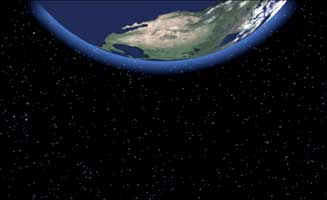
%> input picture test5.jpg, 327 x 200 px
$ octave prova.m   (GNU Octave 9; MATLAB toolbox functions it lacks are replaced by stand-ins)
%> lines starting %> are read from the running program, lines starting %| are printed output that depends on the picture; in (x1, y1, x2, y2) boxes, pixels count from 0 and x2, y2 are one past the last pixel; in counts of white or black regions, pixels touching at a corner belong together; the program's own positions count from 1
### Edge Detection/binarize.m
function [BW ] = binarize( im )
%UNTITLED Summary of this function goes here
%   Detailed explanation goes here
level = graythresh(im);
BW = im2bw(im,1.7*level);
imshow(BW)

end

### Edge Detection/sethreshold.m
function [thold,col,row] = sethreshold(image)

[col,row] = size(image);
 tot = sum(sum(image));
 av = tot/(col*row);
 thold = 0.7*av;
end

### Edge Detection/edgedetectionLR.m
function[ edge,thres] = edgedetectionLR(image)
edgeNum=1;
[thres,numrow,numcol] = sethreshold(image);
%thres1=graythresh(image);
for r= 1:(numrow)
    for c = 1:(numcol-4)
        if (image(r,c) > thres) & (image(r,c+1) > thres) & (image(r,c+2) > thres) & (image(r,c+3) > thres)
            edgex(edgeNum,1) = r;
            edgex(edgeNum,2) = c;
            edgeNum = edgeNum +1;
            break
        end
    end
end
edge = edgex;
end

### Edge Detection/createimage.m
function [image] = edgedetect(IM)
tic
[cols1,rows1]=edgedetectionLR(IM);
[cols2,rows2]=edgedetectionRL(IM);
[cols3,rows3]=edgedetectionUD(IM);
[cols4,rows4]=edgedetectionDU(IM);
image=zeros(size(IM));
image1=zeros(size(IM));
image2=zeros(size(IM));
image3=zeros(size(IM));
image4=zeros(size(IM));
for i = 1:length(cols1)
    image1(cols1(i,1),cols1(i,2),1)=1;
    image(cols1(i,1),cols1(i,2),1)=1;
end
for i = 1:length(cols2)
    image2(cols2(i,1),cols2(i,2),1)=1;
    image(cols2(i,1),cols2(i,2),1)=1;
end
for i = 1:length(cols3)
    image3(cols3(i,1),cols3(i,2),1)=1;
    image(cols3(i,1),cols3(i,2),1)=1;
end
for i = 1:length(cols4)
    image4(cols4(i,1),cols4(i,2),1)=1;
    image(cols4(i,1),cols4(i,2),1)=1;
end
[fi,co] = size(image);
for i = 1:fi
    for j = 1:5
        image(i,j)=0;
        image(i,co-j)=0;
    end
end
for i = 1:co
    for j = 1:5
        image(j,i,1)=0;
        image(fi-j,i,1)=0;
    end
end
toc
%figure,imshow(image1)
%figure,imshow(image2)
%figure,imshow(image3)
%figure,imshow(image4)
%figure,imshow(image)
end

### Edge Detection/prova.m
close all
i=imread('test5.jpg'); %posar la imatge desitjada
%> i is the input picture: size 200x327x3 uint8; mean R, G, B 17.9, 20.7, 26.5
I = rgb2gray(i);
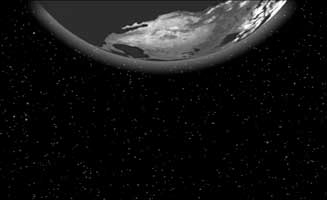
%> I: size 200x327 uint8; min 0, max 254, mean 20.5
%figure, imshow(I)
im = binarize(I);
%> in binarize, `level = graythresh(im);`: level = 0.247
%> in binarize, `BW = im2bw(im,1.7*level);`:
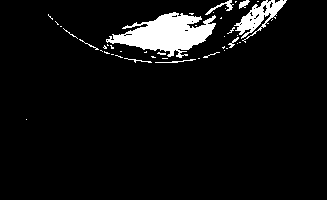
%> BW: size 200x327 logical; 6% white; 43 white regions (34 under 20 px), largest, box (x1, y1, x2, y2) and area: (106, 12, 216, 58) 2602, (234, 0, 287, 43) 793, (205, 0, 234, 15) 104
%figure, imshow(im)
ii=medfilt2(im);
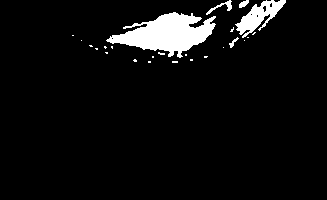
%> ii: size 200x327 logical; 5.7% white; 25 white regions (20 under 20 px), largest, box (x1, y1, x2, y2) and area: (106, 12, 216, 58) 2624, (235, 0, 286, 38) 792, (206, 0, 232, 15) 99, (239, 0, 249, 8) 49, (229, 37, 239, 48) 37
[x,y]=size(ii);
%> x = 200; y = 327
P = round(x*y/10);
%> P = 6540
BW2 = bwareaopen(ii,P);
%> BW2: size 200x327 logical; every value is 0
%tic
%BW= edge(BW2,'Sobel');
%toc
BW = createimage(BW2);
%> in sethreshold, `tot = sum(sum(image));`: tot = 0
%> in edgedetectionLR, `[thres,numrow,numcol] = sethreshold(image);`: numrow = 200; numcol = 327
%> after the loop in edgedetectionLR, `for r= 1:(numrow)`: edgeNum = 1
%> the run ends on the next line

$ run again, with test4.jpg copied over test5.jpg
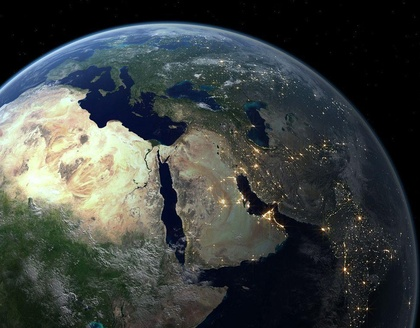
%> input picture test4.jpg, 420 x 328 px, shrunk from 970 x 757 before the run
%> i is the input picture: size 328x420x3 uint8; mean R, G, B 62.2, 67.3, 65.4
%> `I = rgb2gray(i);`:
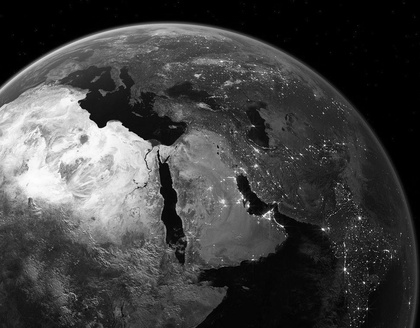
%> I: size 328x420 uint8; min 0, max 254, mean 65.5
%> level = 0.4
%> BW: size 328x420 logical; 10.4% white; 176 white regions (170 under 20 px), largest, box (x1, y1, x2, y2) and area: (0, 85, 152, 228) 13300, (0, 24, 178, 92) 393, (146, 147, 158, 168) 101, (159, 145, 174, 157) 83, (154, 30, 166, 35) 31, (263, 211, 272, 217) 20
%> `ii=medfilt2(im);`:
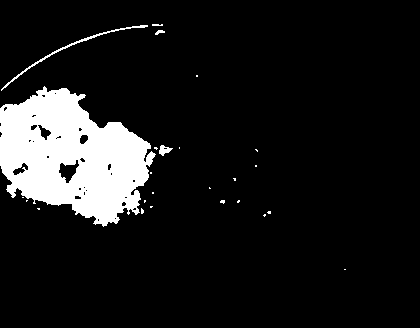
%> ii: size 328x420 logical; 10.3% white; 25 white regions (20 under 20 px), largest, box (x1, y1, x2, y2) and area: (0, 86, 156, 227) 13629, (1, 25, 148, 91) 347, (159, 145, 173, 156) 83, (155, 30, 165, 35) 29, (152, 24, 163, 26) 20
%> BW2: size 328x420 logical; every value is 0
%> tot = 0
%> numrow = 328; numcol = 420
%> after the loop in edgedetectionLR, `for r= 1:(numrow)`: edgeNum = 1

$ run again, with test6.jpg copied over test5.jpg
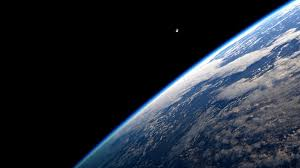
%> input picture test6.jpg, 300 x 168 px
%> i is the input picture: size 168x300x3 uint8; mean R, G, B 36.3, 42.7, 52.2
%> `I = rgb2gray(i);`:
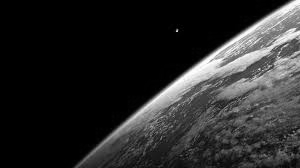
%> I: size 168x300 uint8; min 0, max 255, mean 41.9
%> level = 0.298
%> BW: size 168x300 logical; 11.3% white; 82 white regions (78 under 20 px), largest, box (x1, y1, x2, y2) and area: (103, 0, 300, 144) 4357, (218, 50, 300, 98) 1045, (190, 84, 211, 101) 50, (251, 90, 262, 98) 33
%> `ii=medfilt2(im);`:
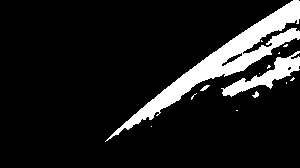
%> ii: size 168x300 logical; 11% white; 14 white regions (10 under 20 px), largest, box (x1, y1, x2, y2) and area: (105, 0, 300, 142) 4391, (221, 51, 300, 97) 1041, (200, 85, 210, 91) 28, (252, 91, 259, 98) 26
%> BW2: size 168x300 logical; every value is 0
%> tot = 0
%> numrow = 168; numcol = 300
%> after the loop in edgedetectionLR, `for r= 1:(numrow)`: edgeNum = 1
